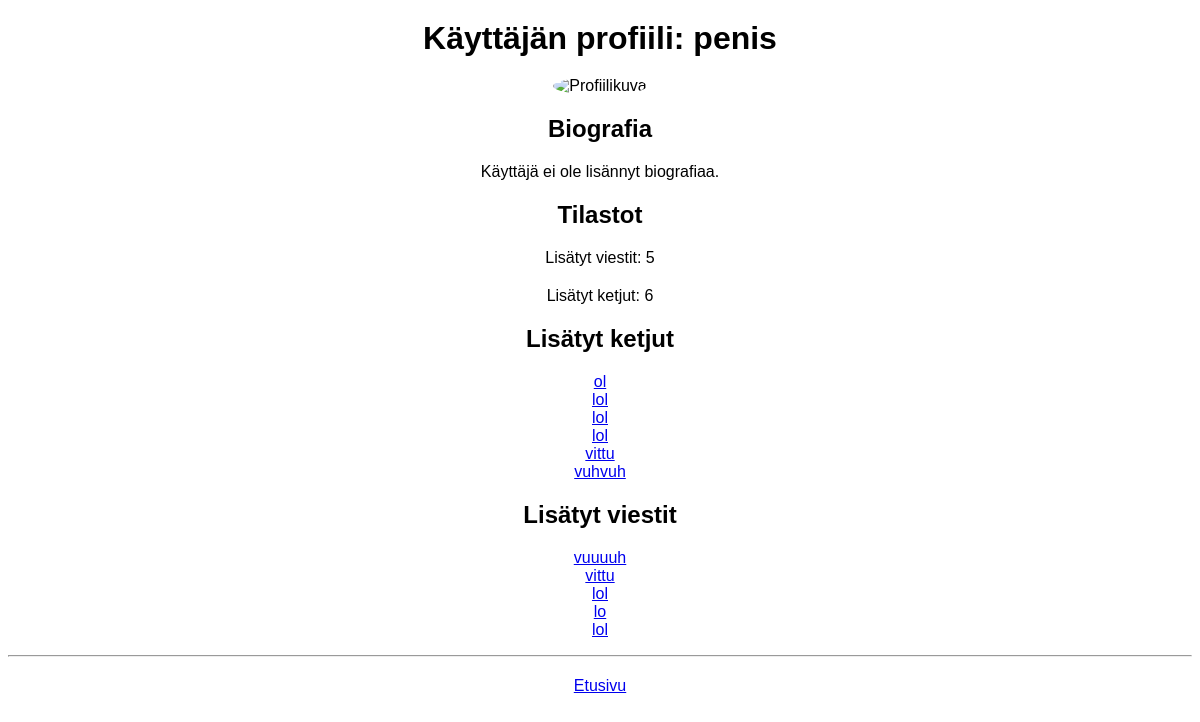
Screenshot of /profile/4 with the database file from the repository.
### tables this page shows
CREATE TABLE users (
    id INTEGER PRIMARY KEY,
    username TEXT UNIQUE,
    password_hash TEXT
, profile_image TEXT, bio TEXT);

CREATE TABLE threads (
    id INTEGER PRIMARY KEY,
    title TEXT,
    user_id INTEGER REFERENCES users
, tag_id INTEGER REFERENCES tags(id));

CREATE TABLE messages (
    id INTEGER PRIMARY KEY,
    content TEXT,
    sent_at TEXT,
    user_id INTEGER REFERENCES users,
    thread_id INTEGER REFERENCES threads
);

### app.py (the view)
@app.route("/profile/<int:user_id>")
def profile(user_id):
    user = get_user_by_id(user_id)
    threads = get_user_threads(user_id)
    messages = get_user_messages(user_id)
    thread_count, message_count = get_user_stats(user_id)
    return render_template("profile.html", user=user, threads=threads, messages=messages, thread_count=thread_count, message_count=message_count)

### db.py (called while the page is built)
def get_connection():
    con = sqlite3.connect("database.db")
    con.execute("PRAGMA foreign_keys = ON")
    con.row_factory = sqlite3.Row
    return con

def query(sql, params=[]):
    con = get_connection()
    result = con.execute(sql, params).fetchall()
    con.close()
    return result

### forum.py (called while the page is built)
def get_user_by_id(user_id):
    sql = "SELECT id, username, profile_image, bio FROM users WHERE id = ?"
    return db.query(sql, [user_id])[0]

def get_user_threads(user_id):
    sql = "SELECT id, title FROM threads WHERE user_id = ?"
    return db.query(sql, [user_id])

def get_user_messages(user_id):
    sql = """SELECT m.id, m.content, m.thread_id
             FROM messages m
             WHERE m.user_id = ?
             ORDER BY m.sent_at DESC"""
    return db.query(sql, [user_id])

def get_user_stats(user_id):
    sql_threads = "SELECT COUNT(*) FROM threads WHERE user_id = ?"
    sql_messages = "SELECT COUNT(*) FROM messages WHERE user_id = ?"
    thread_count = db.query(sql_threads, [user_id])[0]['COUNT(*)']
    message_count = db.query(sql_messages, [user_id])[0]['COUNT(*)']
    return thread_count, message_count

### templates/profile.html (shortened to what this page needs)
<!DOCTYPE html>
<html>
<head>
</head>
<body>
  <h1>Käyttäjän profiili: {{ user.username }}</h1>
  {% if user.profile_image %}
  <img src="{{ url_for('static', filename=user.profile_image) }}" alt="Profiilikuva">
  {% else %}
  <img src="{{ url_for('static', filename='default_profile.png') }}" alt="Profiilikuva">
  {% endif %}
  <h2>Biografia</h2>
  <p>
    {% if user.bio %}
      {{ user.bio }}
    {% else %}
      Käyttäjä ei ole lisännyt biografiaa.
    {% endif %}
  </p>
  <h2>Tilastot</h2>
  <p>Lisätyt viestit: {{ message_count }}</p>
  <p>Lisätyt ketjut: {{ thread_count }}</p>
  <h2>Lisätyt ketjut</h2>
  <ul>
    {% for thread in threads %}
      <li><a href="/thread/{{ thread.id }}">{{ thread.title }}</a></li>
    {% endfor %}
  </ul>
  <h2>Lisätyt viestit</h2>
  <ul>
    {% for message in messages %}
      <li><a href="/thread/{{ message.thread_id }}#message-{{ message.id }}">{{ message.content }}</a></li>
    {% endfor %}
  </ul>
  <hr />
  <p>
    <a href="/">Etusivu</a>
  </p>
</body>
</html>

### templates/profile.html (style rules this page uses)
body { text-align: center; font-family: Arial, sans-serif; }
h1, h2, p { margin: 20px 0; }
img { max-width: 150px; border-radius: 50%; }
ul { list-style-type: none; padding: 0; }

### rows the page displays
users: username "penis"
threads: title "ol"
threads: title "lol"
threads: title "lol"
threads: title "lol"
threads: title "vittu"
threads: title "vuhvuh"
messages: content "vuuuuh"
messages: content "vittu"
messages: content "lol"
messages: content "lo"
messages: content "lol"

### other values shown
{{ message_count }} "5"
{{ thread_count }} "6"
